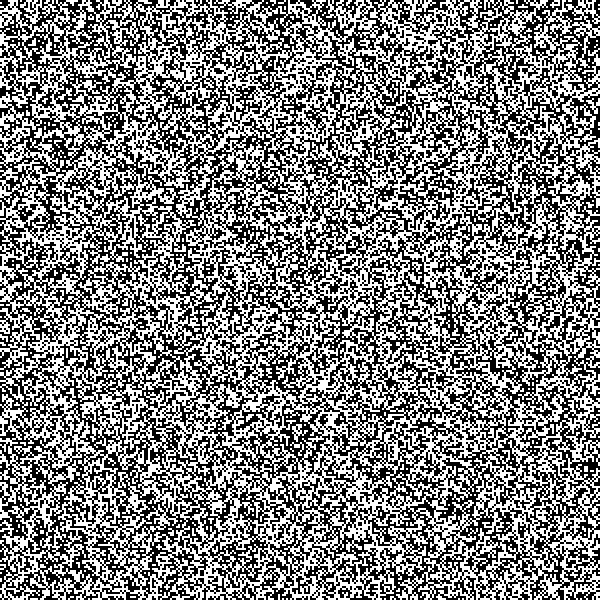
Frame 1 (no input)
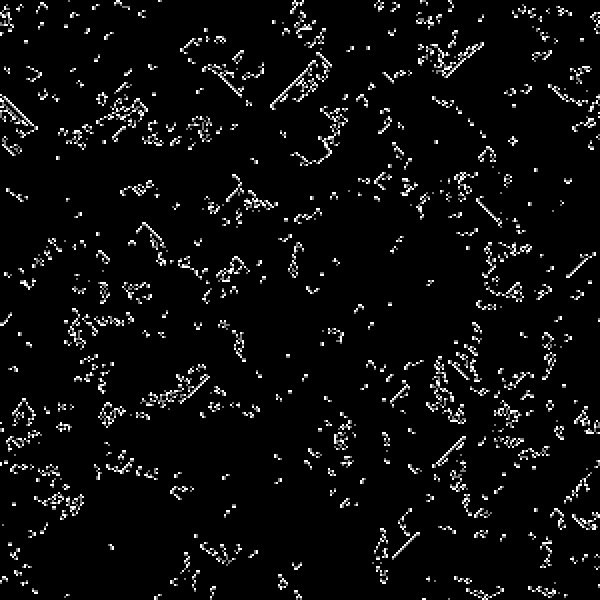
Frame 60 (the mouse pressed at the canvas centre just before this capture)
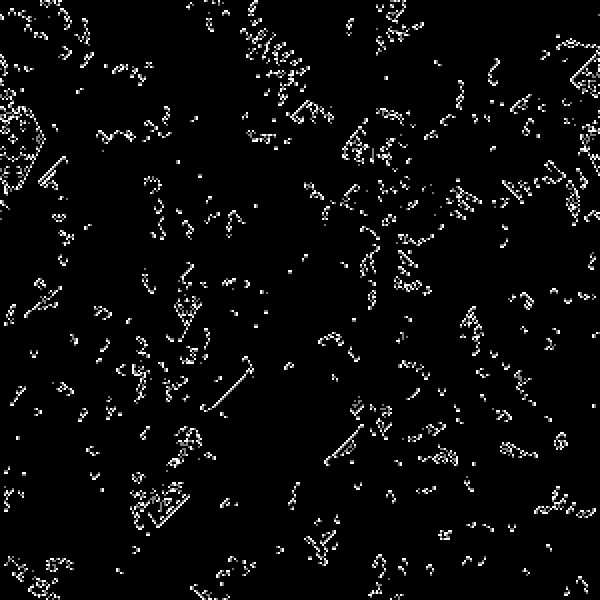
Frame 120 (the mouse held since frame 60 and released just before this capture)

The Processing sketch that drew these frames (run headless with seeded random() and noise(); from frame 60 on, the mouse is pressed at the canvas centre):

// Processing sketch: BriansBrainCA
// ── BriansBrainCA.pde
int[][]grid;
int gridw=300;
int gridh=300;
void setup() {
  size(600, 600);
  grid=new int[gridw][gridh];
  for (int x=0; x<gridw; x++) {
    for (int y=0; y<gridh; y++) {
      grid[x][y]=random(100)<50?ON:OFF;
    }
  }
}
int OFF=0;
int DYING=1;
int ON=2;
void draw() {
  background(255);
  for (int x=0; x<gridw; x++) {
    for (int y=0; y<gridh; y++) {
      int i=grid[x][y];
      if (i==OFF)fill(0);
      if (i==DYING)fill(255/2);
      if (i==ON)fill(255);
      noStroke();
      rect(x*width/gridw, y*height/gridw, width/gridw, height/gridh);
    }
  }
  update();
}
int cell(int x, int y) {
  while (x<0)x+=gridw;
  while (y<0)y+=gridh;
  while (x>=gridw)x-=gridw;
  while (y>=gridh)y-=gridh;
  return grid[x][y];
}
void update() {
  int[][]newgrid=new int[gridw][gridh];
  for (int x=0; x<gridw; x++) {
    for (int y=0; y<gridh; y++) {
      if (grid[x][y]==DYING)newgrid[x][y]=OFF;
      else if (grid[x][y]==OFF) {
        int n=0;
        if(cell(x-1,y)==ON)n++;
        if(cell(x+1,y)==ON)n++;
        if(cell(x,y-1)==ON)n++;
        if(cell(x,y+1)==ON)n++;
        if(cell(x-1,y-1)==ON)n++;
        if(cell(x-1,y+1)==ON)n++;
        if(cell(x+1,y-1)==ON)n++;
        if(cell(x+1,y+1)==ON)n++;
        if(n==2)newgrid[x][y]=ON;
        else newgrid[x][y]=OFF;
      } else if (grid[x][y]==ON) {
        newgrid[x][y]=DYING;
      }
    }
  }
  grid=newgrid;
}
